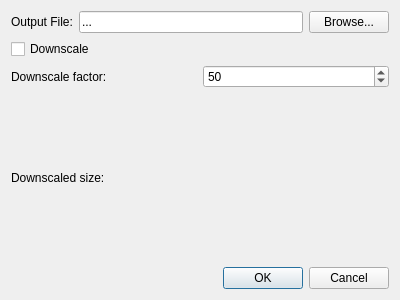
<?xml version="1.0" encoding="UTF-8"?>
<ui version="4.0">
 <class>ExportDialog</class>
 <widget class="QDialog" name="ExportDialog">
  <property name="geometry">
   <rect>
    <x>0</x>
    <y>0</y>
    <width>400</width>
    <height>300</height>
   </rect>
  </property>
  <property name="windowTitle">
   <string>Export Settings</string>
  </property>
  <layout class="QVBoxLayout" name="verticalLayout">
   <item>
    <layout class="QVBoxLayout" name="verticalLayout_2">
     <item>
      <layout class="QHBoxLayout" name="horizontalLayout">
       <item>
        <widget class="QLabel" name="outputFileLabel">
         <property name="text">
          <string>Output File:</string>
         </property>
        </widget>
       </item>
       <item>
        <widget class="QLineEdit" name="pathLineEdit">
         <property name="text">
          <string>...</string>
         </property>
         <property name="readOnly">
          <bool>true</bool>
         </property>
        </widget>
       </item>
       <item>
        <widget class="QPushButton" name="browseButton">
         <property name="text">
          <string>Browse...</string>
         </property>
        </widget>
       </item>
      </layout>
     </item>
     <item>
      <widget class="QCheckBox" name="downscaleCheckBox">
       <property name="layoutDirection">
        <enum>Qt::LeftToRight</enum>
       </property>
       <property name="text">
        <string>Downscale</string>
       </property>
      </widget>
     </item>
     <item>
      <layout class="QHBoxLayout" name="horizontalLayout_2">
       <item>
        <widget class="QLabel" name="downscaleLabel">
         <property name="text">
          <string>Downscale factor:</string>
         </property>
        </widget>
       </item>
       <item>
        <widget class="QSpinBox" name="downscaleSpinBox">
         <property name="minimum">
          <number>1</number>
         </property>
         <property name="maximum">
          <number>100</number>
         </property>
         <property name="value">
          <number>50</number>
         </property>
        </widget>
       </item>
      </layout>
     </item>
     <item>
      <widget class="QLabel" name="downscaleSizeLabel">
       <property name="text">
        <string>Downscaled size:</string>
       </property>
      </widget>
     </item>
     <item>
      <widget class="QDialogButtonBox" name="buttonBox">
       <property name="layoutDirection">
        <enum>Qt::LeftToRight</enum>
       </property>
       <property name="standardButtons">
        <set>QDialogButtonBox::Cancel|QDialogButtonBox::Ok</set>
       </property>
      </widget>
     </item>
    </layout>
   </item>
  </layout>
 </widget>
 <resources/>
 <connections/>
</ui>
